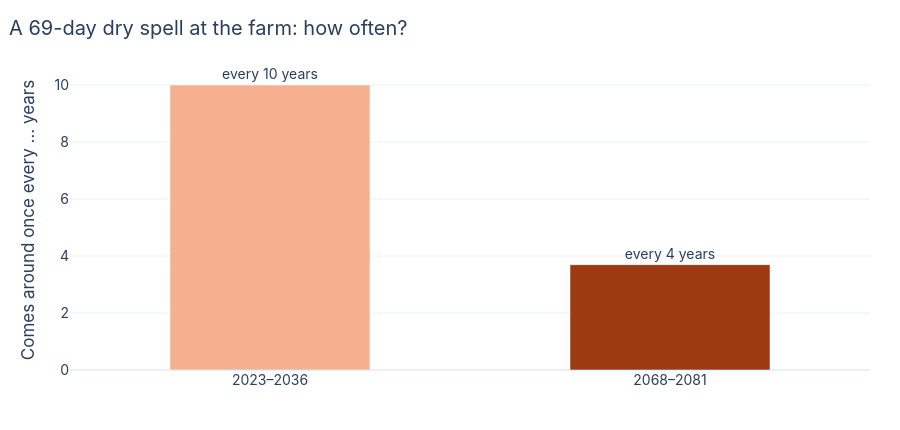

Notebook cell for this chart:
### Markdown cell above
> 💡 **Key idea: a shift of the whole curve hits the dry years hardest.** Each
> point on these curves is a kind of year: on the left a normal year, on the
> right a once-a-decade or once-a-century drought. Lose a similar *share* of
> rain everywhere and the dry years cross thresholds that matter, such as the
> minimum rain a rain-fed crop needs, far more often.

### The answer, in one picture

Take the early window's **1-in-10-year longest dry spell** and ask how often a
spell that long comes around in 2068–2081.

### Code cell
threshold = float(window("spell", "early", [0.9])[0])
late_levels = window("spell", "late", WET_SIDE)
late_rp = float(np.exp(np.interp(threshold, late_levels, np.log(rp_grid))))

fig = go.Figure(go.Bar(
    x=["2023–2036", "2068–2081"], y=[10, late_rp], marker_color=[EARLY_COLOR, LATE_COLOR], width=0.5,
    text=["every 10 years", f"every {late_rp:.0f} years" if late_rp >= 1.95 else "almost every year"],
    textposition="outside", cliponaxis=False, hovertemplate="%{x}: once every %{y:.1f} years<extra></extra>",
))
layout(fig, f"A {threshold:.0f}-day dry spell at the farm: how often?",
       yaxis=dict(title="Comes around once every … years", rangemode="tozero"), showlegend=False)
fig.show()

### Figure 1 — Plotly figure (JSON) as saved in the notebook; plotly's stock layout.template omitted (floating-point values rounded to 4 significant figures)
{"data": [{"cliponaxis": false, "hovertemplate": "%{x}: once every %{y:.1f} years<extra></extra>", "marker": {"color": ["#f5b08f", "#9c3a12"]}, "text": ["every 10 years", "every 4 years"], "textposition": "outside", "type": "bar", "width": 0.5, "x": ["2023–2036", "2068–2081"], "y": [10, 3.697]}], "layout": {"font": {"family": "Inter, Helvetica, Arial, sans-serif", "size": 14}, "height": 430, "margin": {"b": 60, "l": 70, "r": 30, "t": 70}, "showlegend": false, "title": {"text": "A 69-day dry spell at the farm: how often?", "x": 0.01}, "yaxis": {"rangemode": "tozero", "title": {"text": "Comes around once every … years"}}}}
